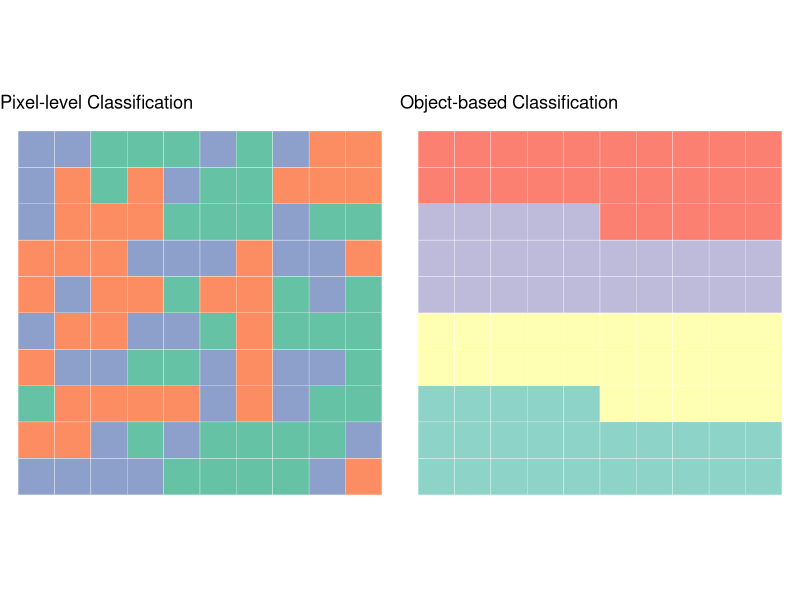

The R script that drew this image:
## ---- chunk 1
    library(ggplot2)
    library(reshape2)
    library(gridExtra)

    pixel <- matrix(sample(1:3, 100, replace=TRUE), ncol=10)
    obia <- matrix(c(rep(1,25), rep(2,25), rep(3,25), rep(4,25)), ncol=10)

    p1 <- ggplot(melt(pixel), aes(x=Var1, y=Var2, fill=factor(value))) + 
      geom_tile(color="white") + 
      scale_fill_brewer(palette="Set2") + 
      coord_equal() + 
      labs(title="Pixel-level Classification") + 
      theme_void() + theme(legend.position="none")

    p2 <- ggplot(melt(obia), aes(x=Var1, y=Var2, fill=factor(value))) + 
      geom_tile(color="white") + 
      scale_fill_brewer(palette="Set3") + 
      coord_equal() + 
      labs(title="Object-based Classification") + 
      theme_void() + theme(legend.position="none")

    grid.arrange(p1, p2, ncol=2)
